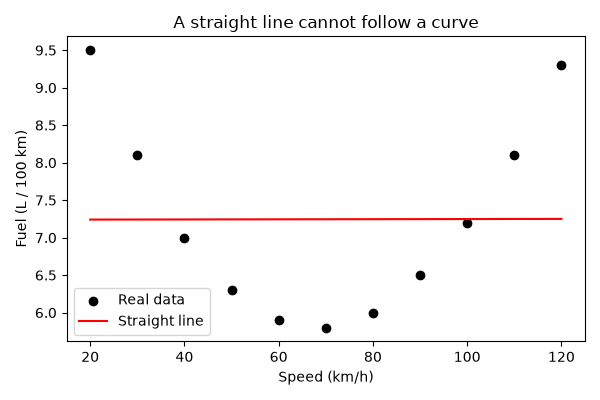

Generate this figure with Python:
# linear_vs_nonlinear.py
# Why a straight line is not always enough.

import matplotlib
matplotlib.use("Agg")
import matplotlib.pyplot as plt
import numpy as np
from sklearn.linear_model import LinearRegression
from sklearn.metrics import r2_score

# Data: speed of a car (km/h) and fuel used per 100 km.
# Fuel is high at very low AND very high speeds -> a curve (U-shape).
speed = np.array([20, 30, 40, 50, 60, 70, 80, 90, 100, 110, 120])
fuel = np.array([9.5, 8.1, 7.0, 6.3, 5.9, 5.8, 6.0, 6.5, 7.2, 8.1, 9.3])

# 1) Fit a straight line
X = speed.reshape(-1, 1)          # sklearn wants a 2-D table: 11 rows x 1 column
line_model = LinearRegression()
line_model.fit(X, fuel)
line_pred = line_model.predict(X)
print("Straight line R2:", round(r2_score(fuel, line_pred), 3))   # close to 0 = bad fit

# 2) Plot the data and the line
plt.figure(figsize=(6, 4))
plt.scatter(speed, fuel, color="black", label="Real data")
plt.plot(speed, line_pred, color="red", label="Straight line")
plt.title("A straight line cannot follow a curve")
plt.xlabel("Speed (km/h)")
plt.ylabel("Fuel (L / 100 km)")
plt.legend()
plt.tight_layout()
plt.savefig("linear_vs_nonlinear.png")
print("Saved linear_vs_nonlinear.png")
